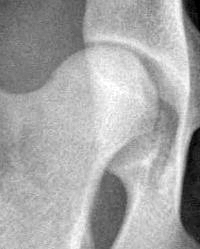
#> input picture spatial filtering/a1.jpg, 200 x 249 px; its folder holds only this picture in this run
$ jupyter execute --allow-errors Homework1.ipynb
#> lines starting #> are read from the running program, lines starting #| are printed output that depends on the picture
#> further down, img is the input picture: shape (249, 200); min 0, max 255, mean 166.8
# Median Filter

Applies a median filter to an image. The median filter is defined as the median of all pixels within a local region of an image.

The median filter is normally used to reduce salt and pepper noise in an image, somewhat like the mean filter. However, it often does a better job than the mean filter of preserving useful detail in the image.

[cell 1]
# You Answer
import numpy as np
import cv2
import matplotlib.pyplot as plt
def median_filter(img, filterSize = (3, 3), stride = 1, padding = 1):
#> called with filterSize = (3, 3), stride = 1, padding = 1
    new_img = np.zeros((int((img.shape[0]-filterSize[0]+2*padding) / stride + 1) , int((img.shape[1]-filterSize[1]+2*padding) / stride + 1)))
    padded_img = np.zeros(np.array(img.shape)[:2] + padding * 2)
    padded_img[padding:-padding:1, padding:-padding:1] = img
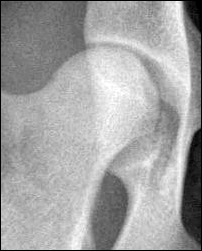
#> padded_img: shape (251, 202) float64; min 0, max 255, mean 163.8
    for i in range(0, new_img.shape[0]):
        for j in range(0, new_img.shape[1]):
            new_img[i, j] = np.median(padded_img[i*stride:filterSize[0] + i * stride, j*stride:filterSize[1] + j*stride])
    return new_img


fig, ax = plt.subplots(3, 3, figsize = (9, 12))
#> (the rest of this cell did not finish here and is left out)

#> call 2 of median_filter, with filterSize = (5, 5), stride = 1, padding = 2
#> in median_filter (call 2), `padded_img[padding:-padding:1, padding:-padding:1] = img`:
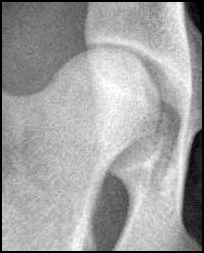
#> padded_img: shape (253, 204) float64; min 0, max 255, mean 160.9

    fig.set_facecolor("white")
    ax[i][0].imshow(img, 'gray');
    ax[i][0].title.set_text("original")
    ax[i][0].axis("off")
    ax[i][1].imshow(new_img, 'gray');
    ax[i][1].title.set_text("3x3 filter applied")
    ax[i][1].axis("off")
    ax[i][2].imshow(new_img2, 'gray');
    ax[i][2].title.set_text("5x5 filter applied")
    ax[i][2].axis("off")

# Arithmetic Mean Filter

Applies a arithmetic mean filter to an image.

An arithmetic mean filter operation on an image removes short tailed noise such as uniform and Gaussian type noise from the image at the cost of blurring the image. The arithmetic mean filter is defined as the average of all pixels within a local region of an image.

Pixels that are included in the averaging operation are specified by a mask. The larger the filtering mask becomes the more predominant the blurring becomes and less high spatial frequency detail that remains in the image.

[cell 2]
# You Answer
import numpy as np
import cv2
import matplotlib.pyplot as plt
def mean_filter(img, filterSize = (3, 3), stride = 1, padding = 1):
#> called with filterSize = (3, 3), stride = 1, padding = 1
    new_img = np.zeros((int((img.shape[0]-filterSize[0]+2*padding) / stride + 1) , int((img.shape[1]-filterSize[1]+2*padding) / stride + 1)))
    padded_img = np.zeros(np.array(img.shape)[:2] + padding * 2)
    padded_img[padding:-padding:1, padding:-padding:1] = img
    for i in range(0, new_img.shape[0]):
        for j in range(0, new_img.shape[1]):
            new_img[i, j] = np.mean(padded_img[i * stride:filterSize[0] + i * stride, j * stride:filterSize[1] + j * stride])
    return new_img

fig, ax = plt.subplots(3, 3, figsize = (9, 12))
#> (the rest of this cell did not finish here and is left out)


    fig.set_facecolor("white")
    ax[i][0].imshow(img, 'gray');
    ax[i][0].title.set_text("original")
    ax[i][0].axis("off")
    ax[i][1].imshow(new_img, 'gray');
    ax[i][1].title.set_text("3x3 filter applied")
    ax[i][1].axis("off")
    ax[i][2].imshow(new_img2, 'gray');
    ax[i][2].title.set_text("5x5 filter applied")
    ax[i][2].axis("off")

# Geometric Mean Filter

Applies a geometric mean filter to an image.

In the geometric mean method, the color value of each pixel is replaced with the geometric mean of color values of the pixels in a surrounding region.

The geometric mean filter is better at removing Gaussian type noise and preserving edge features than the arithmetic mean filter. The geometric mean filter is very susceptible to negative outliers.

The geometric mean filter is better at removing Gaussian type noise and preserving edge features than the arithmetic mean filter. The geometric mean filter is very susceptible to negative outliers.

[cell 3]
# You Answer
import numpy as np
import cv2
import matplotlib.pyplot as plt
def geometric_mean_filter(img, filterSize = (3, 3), stride = 1, padding = 1):
#> called with filterSize = (3, 3), stride = 1, padding = 1
    new_img = np.zeros((int((img.shape[0]-filterSize[0]+2*padding) / stride + 1) , int((img.shape[1]-filterSize[1]+2*padding) / stride + 1)))
    padded_img = np.ones(np.array(img.shape)[:2] + padding * 2)
    padded_img[padding:-padding:1, padding:-padding:1] = img
#> padded_img: shape (251, 202) float64
    for i in range(0, new_img.shape[0]):
        for j in range(0, new_img.shape[1]):
            new_img[i, j] = np.prod(padded_img[i*stride:filterSize[0] + i*stride, j*stride:filterSize[1] + j*stride]) ** (1/(filterSize[0] * filterSize[1]))
    return new_img

fig, ax = plt.subplots(3, 3, figsize = (9, 12))
#> (the rest of this cell did not finish here and is left out)


    fig.set_facecolor("white")
    ax[i][0].imshow(img, 'gray');
    ax[i][0].title.set_text("original")
    ax[i][0].axis("off")
    ax[i][1].imshow(new_img, 'gray');
    ax[i][1].title.set_text("3x3 filter applied")
    ax[i][1].axis("off")
    ax[i][2].imshow(new_img2, 'gray');
    ax[i][2].title.set_text("5x5 filter applied")
    ax[i][2].axis("off")

# Harmonic Mean Filter

Applies a harmonic mean filter to an image.

In the harmonic mean method, the color value of each pixel is replaced with the harmonic mean of color values of the pixels in a surrounding region.
The harmonic mean filter is better at removing Gaussian type noise and preserving edge features than the arithmetic mean filter. The harmonic mean filter is very good at removing positive outliers.

[cell 4]
# You Answer
import numpy as np
import cv2
import matplotlib.pyplot as plt
def harmonic_mean_filter(img, filterSize = (3, 3), stride = 1, padding = 1):
#> called with filterSize = (3, 3), stride = 1, padding = 1
    new_img = np.zeros((int((img.shape[0]-filterSize[0]+2*padding) / stride + 1) , int((img.shape[1]-filterSize[1]+2*padding) / stride + 1)))
    padded_img = np.ones(np.array(img.shape)[:2] + padding * 2)
    padded_img[padding:-padding:1, padding:-padding:1] = img
    eps = 1e-10
    for i in range(0, new_img.shape[0]):
        for j in range(0, new_img.shape[1]):
            new_img[i, j] = np.prod(filterSize) / np.sum((eps+padded_img[i*stride:filterSize[0] + i*stride, j*stride:filterSize[1] + j*stride]) ** (-1))
    return new_img

fig, ax = plt.subplots(3, 3, figsize = (9, 12))
#> (the rest of this cell did not finish here and is left out)


    fig.set_facecolor("white")
    ax[i][0].imshow(img, 'gray');
    ax[i][0].title.set_text("original")
    ax[i][0].axis("off")
    ax[i][1].imshow(new_img, 'gray');
    ax[i][1].title.set_text("3x3 filter applied")
    ax[i][1].axis("off")
    ax[i][2].imshow(new_img2, 'gray');
    ax[i][2].title.set_text("5x5 filter applied")
    ax[i][2].axis("off")

# Contraharmonic Mean Filter

Applies a contraharmonic mean filter to an image.

With a contraharmonic mean filter, the color value of each pixel is replaced with the contraharmonic mean of color values of the pixels in a surrounding region.

A contraharmonic mean filter reduces or virtually eliminates the effects of salt-and-pepper noise. For positive values of Q, the filter eliminates pepper noise. For negative values of Q it eliminates salt noise. It cannot do both simultaneously.

Note that the contraharmonic filter is simply the arithmetic mean filter if Q = 0, and the harmonic mean filter if Q = −1.

[cell 5]
# You Answer
import numpy as np
import cv2
import matplotlib.pyplot as plt
def  contraharmonic_mean_filter(img, filterSize = (3, 3), stride = 1, padding = 1, q = 1):
#> called with filterSize = (3, 3), stride = 1, padding = 1, q = 1
    new_img = np.zeros((int((img.shape[0]-filterSize[0]+2*padding) / stride + 1) , int((img.shape[1]-filterSize[1]+2*padding) / stride + 1)))
    padded_img = np.zeros(np.array(img.shape)[:2] + padding * 2)
    padded_img[padding:-padding:1, padding:-padding:1] = img
    eps = 1e-10
    for i in range(0, new_img.shape[0]):
        for j in range(0, new_img.shape[1]):
            new_img[i, j] = np.sum(padded_img[i*stride:filterSize[0] + i*stride, j*stride:filterSize[1] + j*stride]) ** (q + 1) / np.sum((eps+padded_img[i*stride:filterSize[0] + i*stride, j*stride:filterSize[1] + j*stride]) ** q)
    return new_img

fig, ax = plt.subplots(3, 4, figsize = (12, 12))
#> (the rest of this cell did not finish here and is left out)

    new_img3 = contraharmonic_mean_filter(img, filterSize=(3, 3), q = -1)

    fig.set_facecolor("white")
    ax[i][0].imshow(img, 'gray');
    ax[i][0].title.set_text("original")
    ax[i][0].axis("off")
    ax[i][1].imshow(new_img, 'gray');
    ax[i][1].title.set_text("3x3, q = 1 filter applied")
    ax[i][1].axis("off")
    ax[i][2].imshow(new_img2, 'gray');
    ax[i][2].title.set_text("3x3, q = 2 filter applied")
    ax[i][2].axis("off")
    ax[i][3].imshow(new_img3, 'gray');
    ax[i][3].title.set_text("3x3, q = -1 filter applied")
    ax[i][3].axis("off")

# Maximum Filter

Applies a maximum filter to an image. The maximum filter is defined as the maximum of all pixels within a local region of an image.

The maximum filter is typically applied to an image to remove negative outlier noise.

[cell 6]
# You Answer
import numpy as np
import cv2
import matplotlib.pyplot as plt
def max_filter(img, filterSize = (3, 3), stride = 1, padding = 1):
#> called with filterSize = (3, 3), stride = 1, padding = 1
    new_img = np.zeros((int((img.shape[0]-filterSize[0]+2*padding) / stride + 1) , int((img.shape[1]-filterSize[1]+2*padding) / stride + 1)))
    padded_img = np.zeros(np.array(img.shape)[:2] + padding * 2)
    padded_img[padding:-padding:1, padding:-padding:1] = img
    for i in range(0, new_img.shape[0]):
        for j in range(0, new_img.shape[1]):
            new_img[i, j] = np.max(padded_img[i*stride:filterSize[0] + i*stride, j*stride:filterSize[1] + j*stride], axis = None)
    return new_img

fig, ax = plt.subplots(3, 3, figsize = (9, 12))
#> (the rest of this cell did not finish here and is left out)

#> call 2 of max_filter, with filterSize = (5, 5), stride = 1, padding = 2
#> after the loop in max_filter (call 2), `for i in range(0, new_img.shape[0]):`:
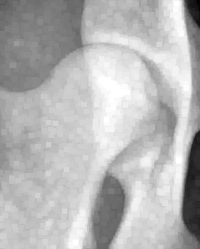
#> new_img: shape (249, 200) float64; min 2, max 255, mean 182.3

    fig.set_facecolor("white")
    ax[i][0].imshow(img, 'gray');
    ax[i][0].title.set_text("original")
    ax[i][0].axis("off")
    ax[i][1].imshow(new_img, 'gray');
    ax[i][1].title.set_text("3x3 filter applied")
    ax[i][1].axis("off")
    ax[i][2].imshow(new_img2, 'gray');
    ax[i][2].title.set_text("5x5 filter applied")
    ax[i][2].axis("off")

# Minimum Filter

Applies a minimum filter to an image. The minimum filter is defined as the minimum of all pixels within a local region of an image.

The minimum filter is typically applied to an image to remove positive outlier noise.

[cell 7]
# You Answer
import numpy as np
import cv2
import matplotlib.pyplot as plt
def min_filter(img, filterSize = (3, 3), stride = 1, padding = 1):
#> called with filterSize = (3, 3), stride = 1, padding = 1
    new_img = np.zeros((int((img.shape[0]-filterSize[0]+2*padding) / stride + 1) , int((img.shape[1]-filterSize[1]+2*padding) / stride + 1)))
    padded_img = np.zeros(np.array(img.shape)[:2] + padding * 2)
    padded_img[padding:-padding:1, padding:-padding:1] = img
    for i in range(0, new_img.shape[0]):
        for j in range(0, new_img.shape[1]):
            new_img[i, j] = np.min(padded_img[i*stride:filterSize[0] + i*stride, j*stride:filterSize[1] + j*stride], axis = None)
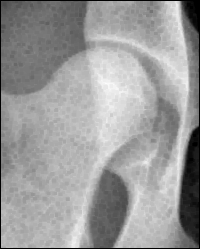
#> new_img: shape (249, 200) float64; min 0, max 252, mean 155.1
    return new_img

fig, ax = plt.subplots(3, 3, figsize = (9, 12))
#> (the rest of this cell did not finish here and is left out)

#> call 2 of min_filter, with filterSize = (5, 5), stride = 1, padding = 2
#> after the loop in min_filter (call 2), `for i in range(0, new_img.shape[0]):`:
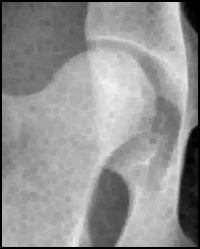
#> new_img: shape (249, 200) float64; min 0, max 243, mean 147.2

    fig.set_facecolor("white")
    ax[i][0].imshow(img, 'gray');
    ax[i][0].title.set_text("original")
    ax[i][0].axis("off")
    ax[i][1].imshow(new_img, 'gray');
    ax[i][1].title.set_text("3x3 filter applied")
    ax[i][1].axis("off")
    ax[i][2].imshow(new_img2, 'gray');
    ax[i][2].title.set_text("5x5 filter applied")
    ax[i][2].axis("off")

# Midpoint Filter

Applies a midpoint filter to an image.

In the midpoint method, the color value of each pixel is replaced with the average of maximum and minimum (i.e. the midpoint) of color values of the pixels in a surrounding region. A larger region (filter size) yields a stronger effect.

The midpoint filter is typically used to filter images containing short tailed noise such as Gaussian and uniform type noise.

[cell 8]
# You Answer
import numpy as np
import cv2
import matplotlib.pyplot as plt
def midpoint_filter(img, filterSize = (3, 3), stride = 1, padding = 1):
#> called with filterSize = (3, 3), stride = 1, padding = 1
    new_img = np.zeros((int((img.shape[0]-filterSize[0]+2*padding) / stride + 1) , int((img.shape[1]-filterSize[1]+2*padding) / stride + 1)))
    padded_img = np.zeros(np.array(img.shape)[:2] + padding * 2)
    padded_img[padding:-padding:1, padding:-padding:1] = img
    for i in range(0, new_img.shape[0]):
        for j in range(0, new_img.shape[1]):
            new_img[i, j] = int((np.max(padded_img[i*stride:filterSize[0] + i*stride, j*stride:filterSize[1] + j*stride], axis = None) + \
                                       np.min(padded_img[i*stride:filterSize[0] + i*stride, j*stride:filterSize[1] + j*stride], axis = None)) / 2)
    return new_img

fig, ax = plt.subplots(3, 3, figsize = (9, 12))
#> (the rest of this cell did not finish here and is left out)


    fig.set_facecolor("white")
    ax[i][0].imshow(img, 'gray');
    ax[i][0].title.set_text("original")
    ax[i][0].axis("off")
    ax[i][1].imshow(new_img, 'gray');
    ax[i][1].title.set_text("3x3 filter applied")
    ax[i][1].axis("off")
    ax[i][2].imshow(new_img2, 'gray');
    ax[i][2].title.set_text("5x5 filter applied")
    ax[i][2].axis("off")

# Yp Mean Filter

Applies a Yp Mean filter to an image.

The Yp mean filter is member of a set of nonlinear mean filters which are better removing Gaussian type noise and preserving edge features than the arithmetic mean filter. Yp mean filter is very good at removing positive outliers for negative values of P and negative outliers for positive values of P (Power)

[cell 9]
# You Answer

# Range Filter

Applies a Range filter to an image.

In the range method, the color value of each pixel is replaced with the difference of maximum and minimum (i.e. the range) of color values of the pixels in a surrounding region.

The range filter is used to find edges within an image.

[cell 10]
# You Answer
import numpy as np
import cv2
import matplotlib.pyplot as plt
def range_filter(img, filterSize = (3, 3), stride = 1, padding = 1):
#> called with filterSize = (3, 3), stride = 1, padding = 1
    new_img = np.zeros((int((img.shape[0]-filterSize[0]+2*padding) / stride + 1) , int((img.shape[1]-filterSize[1]+2*padding) / stride + 1)))
    padded_img = np.zeros(np.array(img.shape)[:2] + padding * 2)
    padded_img[padding:-padding:1, padding:-padding:1] = img
    for i in range(0, new_img.shape[0], stride):
        for j in range(0, new_img.shape[1], stride):
            new_img[i, j] = int((np.max(padded_img[i:filterSize[0] + i, j:filterSize[1] + j], axis = None) - \
                                       np.min(padded_img[i:filterSize[0] + i, j:filterSize[1] + j], axis = None)))
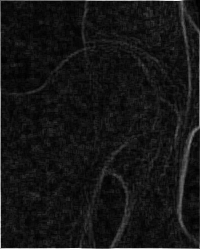
#> new_img: shape (249, 200) float64; min 0, max 243, mean 21.3
    return new_img

fig, ax = plt.subplots(3, 3, figsize = (9, 12))
#> (the rest of this cell did not finish here and is left out)

#> call 2 of range_filter, with filterSize = (5, 5), stride = 1, padding = 2
#> after the loop in range_filter (call 2), `for i in range(0, new_img.shape[0], stride):`:
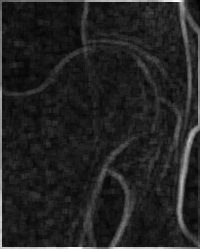
#> new_img: shape (249, 200) float64; min 2, max 255, mean 35.1

    fig.set_facecolor("white")
    ax[i][0].imshow(img, 'gray');
    ax[i][0].title.set_text("original")
    ax[i][0].axis("off")
    ax[i][1].imshow(new_img, 'gray');
    ax[i][1].title.set_text("3x3 filter applied")
    ax[i][1].axis("off")
    ax[i][2].imshow(new_img2, 'gray');
    ax[i][2].title.set_text("5x5 filter applied")
    ax[i][2].axis("off")

# Emboss Filter

Generates an embossed image.

Image embossing is a computer graphics technique in which each pixel of an image is replaced either by a highlight or a shadow, depending on light/dark boundaries on the original image. Low contrast areas are replaced by a gray background.

[cell 11]
# You Answer
import numpy as np
import cv2
import matplotlib.pyplot as plt
from scipy.signal import convolve2d
def emboss_filter(img, filter, padding = 1):
#> called with filter = array of shape (3, 3), padding = 1
    padded_img = np.zeros(np.array(img.shape)[:2] + padding * 2)
    padded_img[padding:-padding:1, padding:-padding:1] = img
    new_img = convolve2d(padded_img, filter)
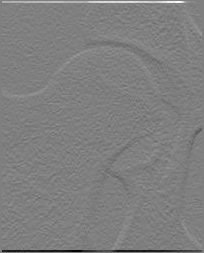
#> new_img: shape (253, 204) float64; min -243, max 243, mean 0; drawn with min black and max white
    return new_img

fig, ax = plt.subplots(3, 4, figsize = (12, 12))
filter1 = np.array([[0, 1, 0], [0, 0, 0], [0, -1, 0]])
filter2 = np.array([[0, 0, 0], [1, 0, -1], [0, 0, 0]])
filter3 = np.array([[1, 1, 0], [1, 0, -1], [0, -1, -1]])
#> (the rest of this cell did not finish here and is left out)

#> call 2 of emboss_filter, with filter = array of shape (3, 3), padding = 1
#> in emboss_filter (call 2), `new_img = convolve2d(padded_img, filter)`:
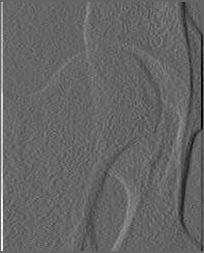
#> new_img: shape (253, 204) float64; min -138, max 208, mean 0; drawn with min black and max white
    new_img3 = emboss_filter(img, filter3)
#> call 3 of emboss_filter, with filter = array of shape (3, 3), padding = 1
#> in emboss_filter (call 3), `new_img = convolve2d(padded_img, filter)`:
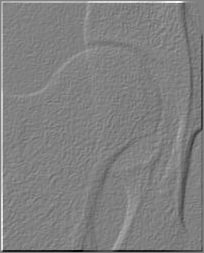
#> new_img: shape (253, 204) float64; min -503, max 495, mean 0; drawn with min black and max white

    fig.set_facecolor("white")
    ax[i][0].imshow(img, 'gray');
    ax[i][0].title.set_text("original")
    ax[i][0].axis("off")
    ax[i][1].imshow(new_img, 'gray');
    ax[i][1].title.set_text("filter1 applied")
    ax[i][1].axis("off")
    ax[i][2].imshow(new_img2, 'gray');
    ax[i][2].title.set_text("filter2 applied")
    ax[i][2].axis("off")
    ax[i][3].imshow(new_img3, 'gray');
    ax[i][3].title.set_text("filter3 applied")
    ax[i][3].axis("off")
